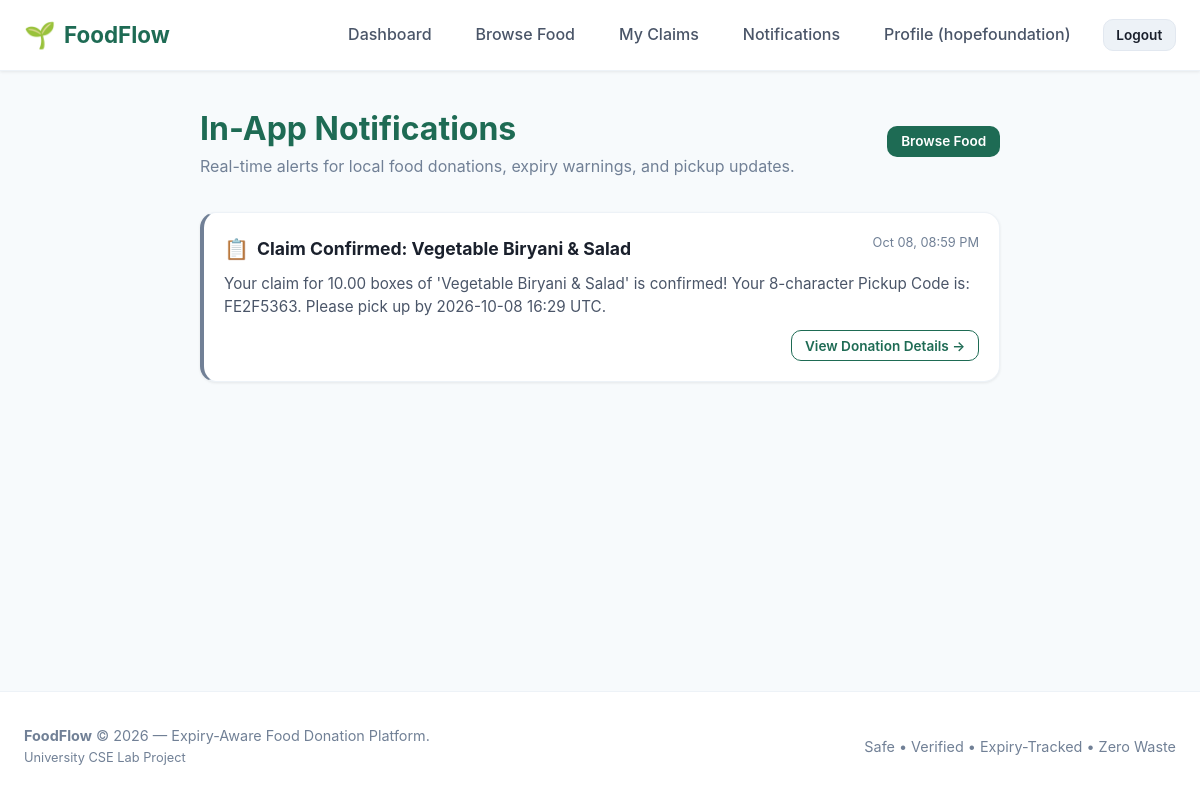
/notifications/ (signed in), run on an earlier commit of the app's database.
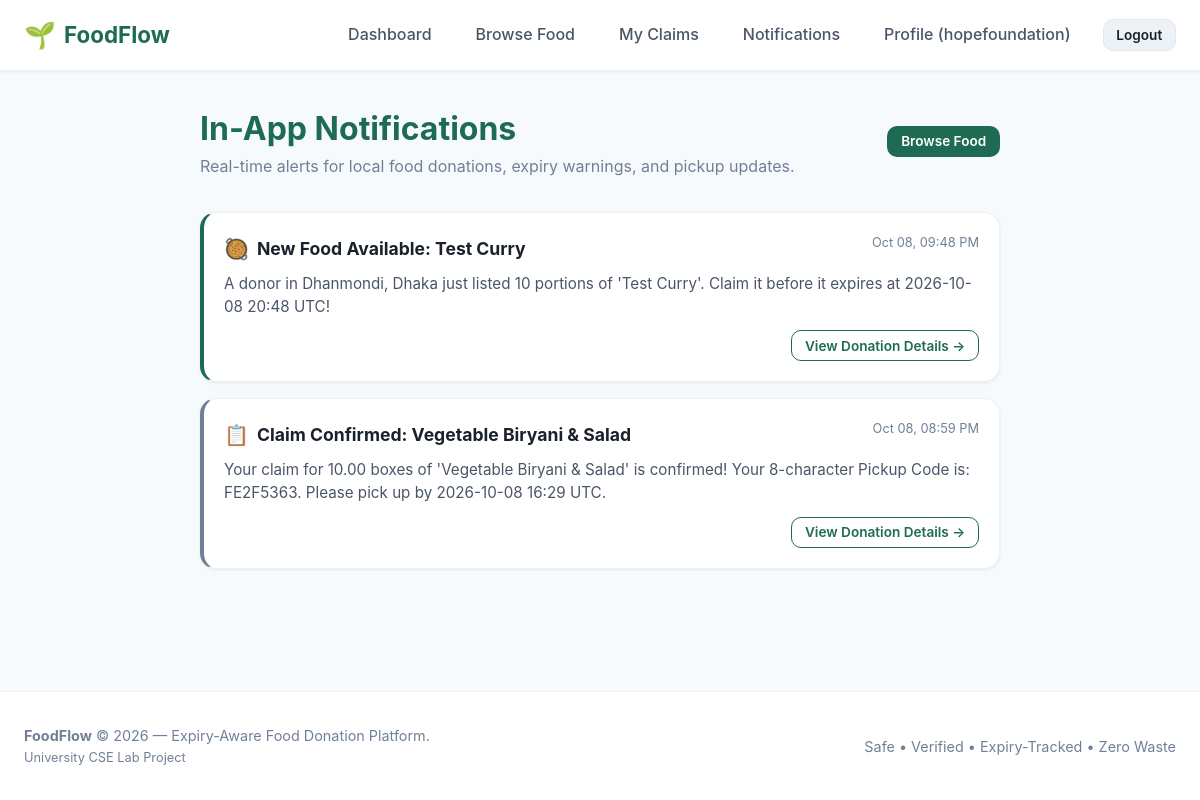
And on a later commit of the database.
### accounts/models.py (models this page shows, shortened)
class User(AbstractUser):
    ROLE_DONOR = 'donor'
    ROLE_RECIPIENT = 'recipient'
    ROLE_CHOICES = [
        (ROLE_DONOR, 'Donor'),
        (ROLE_RECIPIENT, 'Recipient'),
    ]
    role = models.CharField(
        max_length=20,
        choices=ROLE_CHOICES,
        default=ROLE_RECIPIENT,
        help_text="Designates whether this user registers as a food Donor or Recipient."
    )
    phone = models.CharField(
        max_length=20,
        blank=True,
        null=True,
        help_text="Contact telephone number"
    )
    @property
    def is_donor(self):
        return self.role == self.ROLE_DONOR
    @property
    def is_recipient(self):
        return self.role == self.ROLE_RECIPIENT

### notifications/models.py (models this page shows, shortened)
class Notification(models.Model):
    TYPE_NEW_LISTING = 'new_listing'
    TYPE_EXPIRY_ALERT = 'expiry_alert'
    TYPE_CLAIM_UPDATE = 'claim_update'
    TYPE_PICKUP_REMINDER = 'pickup_reminder'
    TYPE_SYSTEM = 'system'
    TYPE_CHOICES = [
        (TYPE_NEW_LISTING, 'New Food Listing'),
        (TYPE_EXPIRY_ALERT, 'Expiry Alert'),
        (TYPE_CLAIM_UPDATE, 'Claim Update'),
        (TYPE_PICKUP_REMINDER, 'Pickup Reminder'),
        (TYPE_SYSTEM, 'System Notification'),
    ]
    recipient = models.ForeignKey(
        'accounts.Recipient',
        on_delete=models.CASCADE,
        related_name='notifications'
    )
    listing = models.ForeignKey(
        'listings.FoodListing',
        on_delete=models.CASCADE,
        blank=True,
        null=True,
        related_name='notifications'
    )
    notification_type = models.CharField(
        max_length=30,
        choices=TYPE_CHOICES,
        default=TYPE_SYSTEM
    )
    title = models.CharField(max_length=200)
    message = models.TextField()
    is_read = models.BooleanField(default=False)
    sent_at = models.DateTimeField(default=timezone.now)
    class Meta:
        verbose_name = "Notification"
        verbose_name_plural = "Notifications"
        ordering = ['-sent_at']

### notifications/views.py (the view)
# urls.py: path('', views.notification_list_view, name='notification_list'),
@login_required
def notification_list_view(request):
    if not request.user.is_recipient:
        messages.info(request, "In-app notifications are currently active for recipient accounts.")
        return redirect('home')
    recipient = request.user.recipient_profile
    notifications = Notification.objects.filter(recipient=recipient).select_related('listing')
    unread_qs = notifications.filter(is_read=False)
    if unread_qs.exists():
        unread_qs.update(is_read=True)
    context = {
        'notifications': notifications,
    }
    return render(request, 'notifications/notification_list.html', context)

### notifications/views.py (called while the page is built)
def unread_notification_context(request):
    if request.user.is_authenticated and request.user.is_recipient and hasattr(request.user, 'recipient_profile'):
        count = Notification.objects.filter(recipient=request.user.recipient_profile, is_read=False).count()
        return {'unread_notifications_count': count}
    return {'unread_notifications_count': 0}

### templates/notifications/notification_list.html (shortened to what this page needs)
{% extends 'base.html' %}
{% block content %}
<div style="max-width: 800px; margin: 0 auto;">
    <div style="display: flex; justify-content: space-between; align-items: center; margin-bottom: 2rem;">
        <div>
            <h1 style="color: var(--green-700); font-size: 2rem;">In-App Notifications</h1>
            <p style="color: var(--grey-500);">Real-time alerts for local food donations, expiry warnings, and pickup updates.</p>
        </div>
        <div>
            <a href="{% url 'listings:browse_food' %}" class="btn btn-primary btn-sm">Browse Food</a>
        </div>
    </div>
    {% if notifications %}
        <div style="display: flex; flex-direction: column; gap: 1rem;">
            {% for n in notifications %}
            <div class="card" style="padding: 1.25rem; border-left: 4px solid {% if n.notification_type == 'expiry_alert' %}var(--red-600){% elif n.notification_type == 'new_listing' %}var(--green-700){% else %}var(--grey-500){% endif %};">
                <div style="display: flex; justify-content: space-between; align-items: flex-start; margin-bottom: 0.5rem;">
                    <div style="display: flex; align-items: center; gap: 0.5rem;">
                        <span style="font-size: 1.25rem;">
                            {% if n.notification_type == 'new_listing' %}🥘
                            {% elif n.notification_type == 'expiry_alert' %}⚠️
                            {% elif n.notification_type == 'claim_update' %}📋
                            {% elif n.notification_type == 'pickup_reminder' %}🚚
                            {% else %}📢
                            {% endif %}
                        </span>
                        <h3 style="font-size: 1.1rem; color: var(--ink);">{{ n.title }}</h3>
                    </div>
                    <span style="font-size: 0.8rem; color: var(--grey-500);">{{ n.sent_at|date:"M d, h:i A" }}</span>
                </div>
                <p style="color: var(--grey-700); font-size: 0.95rem; margin-bottom: 0.75rem; line-height: 1.5;">
                    {{ n.message }}
                </p>
                {% if n.listing %}
                <div style="display: flex; justify-content: flex-end;">
                    <a href="{% url 'listings:food_detail' pk=n.listing.pk %}" class="btn btn-outline btn-sm">
                        View Donation Details &rarr;
                    </a>
                </div>
                {% endif %}
            </div>
            {% endfor %}
        </div>
    {% endif %}
</div>
{% endblock %}

### templates/base.html (shortened to what this page needs)
{% load static %}
<!DOCTYPE html>
<html lang="en">
<head>
    <link rel="stylesheet" href="{% static 'css/styles.css' %}">
</head>
<body>
    {% include 'partials/navbar.html' %}
    <main>
        <div class="container">
            {% block content %}
            {% endblock %}
        </div>
    </main>
    {% include 'partials/footer.html' %}
</body>
</html>

### templates/partials/navbar.html (shortened to what this page needs)
{% load static %}
<nav class="navbar">
    <div class="container navbar-container">
        <a href="{% url 'home' %}" class="brand">
            <span class="brand-icon">🌱</span>
            <span>FoodFlow</span>
        </a>
        <ul class="nav-links">
            {% if user.is_authenticated %}
                {% if user.is_donor %}
                    <li><a href="{% url 'accounts:donor_dashboard' %}" class="nav-link">Dashboard</a></li>
                    <li><a href="{% url 'listings:donor_listings' %}" class="nav-link">My Listings</a></li>
                    <li><a href="{% url 'claims:my_claims' %}" class="nav-link">Food Claims</a></li>
                    <li><a href="{% url 'listings:donor_listing_create' %}" class="nav-link btn btn-primary btn-sm" style="color: white;">+ Donate Food</a></li>
                    <li><a href="{% url 'claims:verify_pickup' %}" class="nav-link">Verify Pickup</a></li>
                {% elif user.is_recipient %}
                    <li><a href="{% url 'accounts:recipient_dashboard' %}" class="nav-link">Dashboard</a></li>
                    <li><a href="{% url 'listings:browse_food' %}" class="nav-link">Browse Food</a></li>
                    <li><a href="{% url 'claims:my_claims' %}" class="nav-link">My Claims</a></li>
                    <li>
                        <a href="{% url 'notifications:notification_list' %}" class="nav-link">
                            Notifications
                        </a>
                    </li>
                {% endif %}
                <li><a href="{% url 'accounts:profile' %}" class="nav-link">Profile ({{ user.username }})</a></li>
                <li><a href="{% url 'accounts:logout' %}" class="nav-link btn btn-secondary btn-sm">Logout</a></li>
            {% endif %}
        </ul>
    </div>
</nav>

### templates/partials/footer.html
<footer class="footer">
    <div class="container footer-content">
        <div>
            <strong>FoodFlow</strong> &copy; 2026 — Expiry-Aware Food Donation Platform.
            <span style="display: block; font-size: 0.8rem; color: var(--grey-500);">University CSE Lab Project</span>
        </div>
        <div>
            <span>Safe &bull; Verified &bull; Expiry-Tracked &bull; Zero Waste</span>
        </div>
    </div>
</footer>

### static/css/styles.css (style rules this page uses)
:root { --green-700: #1E6B54; --green-600: #258568; --green-50: #EDF5F2; --amber-600: #B7791F; --amber-50: #FEFCF5; --red-600: #C53030; --red-50: #FFF5F5; --grey-500: #718096; --grey-100: #F7FAFC; --grey-200: #EDF2F7; --grey-300: #E2E8F0; --grey-700: #4A5568; --ink: #1A202C; --white: #FFFFFF; --container-max: 1200px; --radius-sm: 6px; --radius-md: 10px; --radius-lg: 16px; --shadow-sm: 0 1px 3px rgba(0,0,0,0.08); --shadow-md: 0 4px 6px -1px rgba(0,0,0,0.08), 0 2px 4px -1px rgba(0,0,0,0.04); --shadow-lg: 0 10px 15px -3px rgba(0,0,0,0.08), 0 4px 6px -2px rgba(0,0,0,0.04); --font-main: -apple-system, BlinkMacSystemFont, "Segoe UI", Roboto, Oxygen, Ubuntu, Cantarell, "Open Sans", "Helvetica Neue", sans-serif; }
*, *::before, *::after { box-sizing: border-box; margin: 0; padding: 0; }
body { font-family: var(--font-main); color: var(--ink); background-color: var(--grey-100); line-height: 1.6; min-height: 100vh; display: flex; flex-direction: column; }
a { color: var(--green-700); text-decoration: none; transition: color 0.2s ease; }
.container { width: 100%; max-width: var(--container-max); margin: 0 auto; padding: 0 1.5rem; }
main { flex: 1 0 auto; padding: 2rem 0; }
.navbar { position: sticky; top: 0; z-index: 100; background-color: var(--white); border-bottom: 1px solid var(--grey-200); box-shadow: var(--shadow-sm); }
.navbar-container { display: flex; align-items: center; justify-content: space-between; height: 70px; }
.brand { display: flex; align-items: center; gap: 0.5rem; font-size: 1.4rem; font-weight: 700; color: var(--green-700); text-decoration: none; }
.brand-icon { font-size: 1.6rem; }
.nav-links { display: flex; align-items: center; list-style: none; gap: 1.25rem; }
.nav-link { font-weight: 500; color: var(--grey-700); padding: 0.5rem 0.75rem; border-radius: var(--radius-sm); transition: all 0.2s; text-decoration: none; position: relative; }
.btn { display: inline-flex; align-items: center; justify-content: center; gap: 0.5rem; padding: 0.65rem 1.25rem; font-size: 0.95rem; font-weight: 600; border-radius: var(--radius-md); border: 1px solid transparent; cursor: pointer; text-decoration: none; transition: all 0.2s ease; font-family: inherit; line-height: 1.2; }
.btn-primary { background-color: var(--green-700); color: var(--white); }
.btn-secondary { background-color: var(--grey-200); color: var(--ink); border-color: var(--grey-300); }
.btn-outline { background-color: transparent; color: var(--green-700); border-color: var(--green-700); }
.btn-sm { padding: 0.4rem 0.8rem; font-size: 0.85rem; }
.card { background: var(--white); border-radius: var(--radius-lg); border: 1px solid var(--grey-200); box-shadow: var(--shadow-sm); padding: 1.5rem; display: flex; flex-direction: column; transition: transform 0.2s, box-shadow 0.2s; }
.footer { background-color: var(--white); border-top: 1px solid var(--grey-200); padding: 2rem 0; margin-top: 3rem; color: var(--grey-500); font-size: 0.9rem; }
.footer-content { display: flex; justify-content: space-between; align-items: center; flex-wrap: wrap; gap: 1rem; }

What changed in the data, as far as the page shows it:
added Notification: title "New Food Available: Test Curry", sent_at "Oct 08, 09:48 PM", message "A donor in Dhanmondi, Dhaka just listed 10 portions of 'Test Curry'. Claim it before it expires at 2026-10-08 20:48 UTC!", shows "View Donation Details →", notification_type "new_listing" (drawn)
